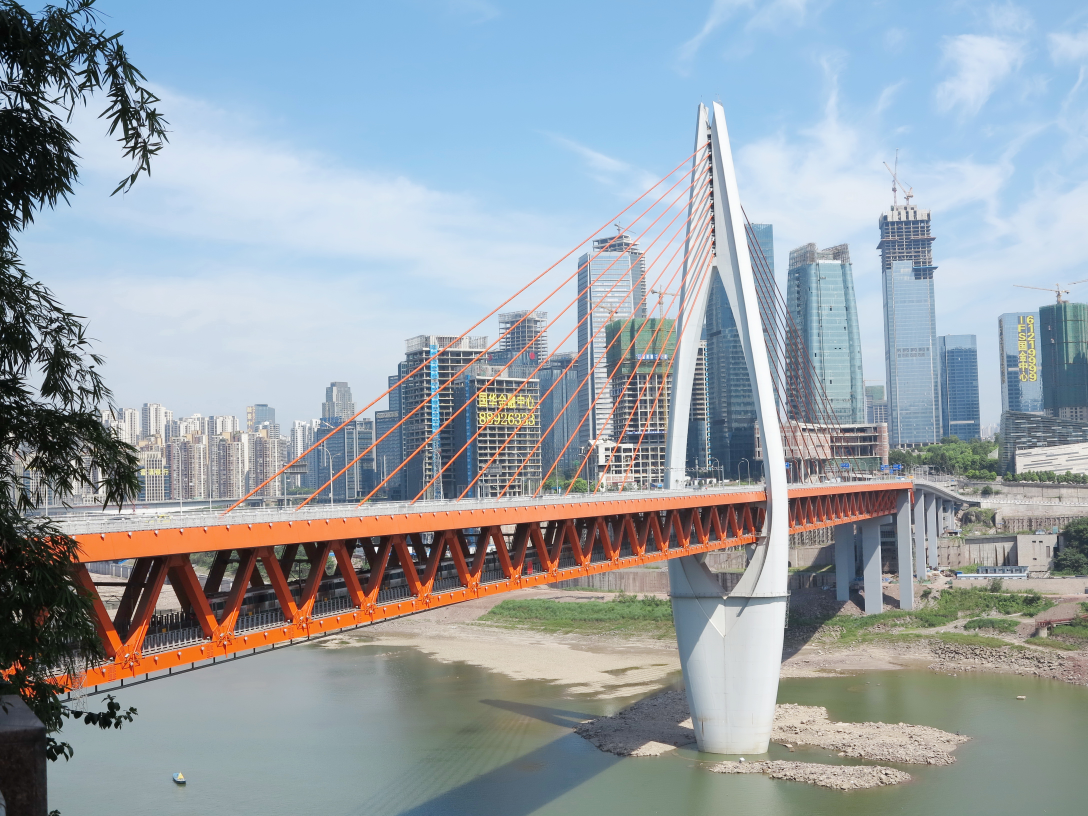
#> input picture img/Glabb-wikimedia-重庆_江北-cc3-by-sa.jpg, 4352 x 3264 px, found by its file name (shown at 1/4 size)
$ python hw1.py
#> lines starting #> are read from the running program, lines starting #| are printed output that depends on the picture
#!/usr/bin/env python3
# Tiger3018 | MIT License
# dataset thanks to https://github.com/davidsonmizael/criminal-gan
# wikimedia thanks to https://commons.wikimedia.org/wiki/File:%E9%87%8D%E5%BA%86_%E6%B1%9F%E5%8C%97.jpg
import cv2
import numpy as np
import os, sys

import traceback

configA = {
    "debug": True,
    "dimension": 35
}


def externGuiProvider(colorSpace):
    '''
    This function will be served as hw1 example.

    - See https://stackoverflow.com/questions/15221476/show-multiple-images-in-same-window-with-python-opencv
    '''
    if len(colorSpace) != 4:
        raise TypeError("len(colorSpace) -nq 4.")
    showLine1 = np.concatenate(
        [colorSpace[0], np.repeat(colorSpace[1][:, :, None], 3, 2)], axis=1)
    showLine2 = np.concatenate([colorSpace[1], colorSpace[2]], axis=1)
    showLine2 = np.repeat(showLine2[:, :, None], 3, 2)
    showALL = np.vstack([showLine1, showLine2])
    showALL = cv2.resize(showALL, (1600, 1200))
    cv2.imshow("Open CV & Numpy for multiple grey space method.", showALL)
    cv2.imwrite("hw1.jpg", showALL)
    cv2.waitKey(0)


class colorSpaceMatrix():
    _matrix = None
    _project = None
    space = []
    spaceRGB = []
    spaceHSV = []
    spaceGrey = []
    _spaceBGR = []
    _spaceUTIL = {
    }

    def __init__(self, **kwargs):
        if len(kwargs) != 1:
            raise Exception('Only 1 named argument required.')
        key, spaceValue = list(kwargs.items())[0]
        if key == 'BGR':
            self._spaceBGR = spaceValue
            self.convertBGR()
            self._convertGreyVary()
        elif key == "RGB":
            self.spaceRGB = spaceValue
            self._convertGreyVary()
        else:
            raise NotImplementedError("This format of space can't be init.")

    # See https://jakevdp.github.io/PythonDataScienceHandbook/02.02-the-basics-of-numpy-arrays.html
    def convertBGR(self):
        # self.spaceRGB = np.dstack([self._spaceBGR[:, :, 3], )
        self.spaceRGB = np.flip(self._spaceBGR, 2)

    def _convertProject(self):
        pass

    def _convertGreyVary(self):
        """
        The default impletion of RGB -> GREY is weighted mean.
        See https://docs.opencv.org/4.5.3/de/d25/imgproc_color_conversions.html
        """
        self.spaceGrey = np.average(self.spaceRGB, 2, [0.299, 0.578, 0.114]).astype(
            np.uint8)  # more config on uint8
        self._spaceUTIL["GREY-M"] = np.mean(self.spaceRGB, 2).astype(np.uint8)
        self._spaceUTIL["GREY-A"] = np.amax(self.spaceRGB, 2)
        self.space = [self.spaceRGB, self.spaceGrey,
                      self._spaceUTIL["GREY-M"], self._spaceUTIL["GREY-A"]]
        return

    def getSpaceUTIL(self):
        return


class imagePCA():
    '''
    This class will be served
    '''
    path = ''
    name = ''
    _dimension = 0
    spaceOrigin = []

    def __init__(self, dim, *args):
        _dimension = dim
        if imSpace := self._readSingle(args[0]):
            externGuiProvider([imSpace._spaceBGR, imSpace._spaceUTIL["GREY-A"],
                               imSpace._spaceUTIL["GREY-M"], imSpace.spaceGrey])

    def _readPGM(self, *args):
        self.spaceOrigin = self._readSingle(args[0] + str(args[1]) + ".pgm")
        for i in range(args[1] + 1, args[2] + 1):
            pathNow = args[0] + str(i) + ".pgm"
            self.spaceOrigin = np.hstack(
                [self.spaceOrigin, self._readSingle(pathNow)])
            # if(os.path.exists(pathNow)):
            #     self.spaceOrigin = np.hstack([self.spaceOrigin, self._open(pathNow)])
            # else:
            #     raise FileNotFoundError(pathNow)
        if configA["debug"]:
            print(self.spaceOrigin)

    def _readSingle(self, path):
        # Based on https://zhuanlan.zhihu.com/p/26652435 + https://github.com/Wanggcong/Statistical-Analysis-Method-/blob/master/project3/16337292_%E8%A2%81%E6%B5%A9%E6%89%AC/%E7%BB%9F%E8%AE%A1%E5%88%86%E6%9E%90%E5%AE%9E%E9%AA%8C%E4%B8%89%EF%BC%9APCA%E5%9B%BE%E5%83%8F%E5%8E%8B%E7%BC%A9.md
        # Inspired by https://www.jianshu.com/p/09871c72a143
        try:
            im = cv2.imread(path)  # it also read pgm as BGR
            # imSpace = cv2.cvtColor(im, cv2.COLOR_BGR2GRAY)
            imSpace = colorSpaceMatrix(BGR=im)
            return imSpace
            # [6 lines of commented-out code are left out]
        except Exception as e:
            print('\033[1;31mLoad {} failed. TYPE: {}\033[0m'.format(
                path, type(e)
            ))
            traceback.print_exc()
            return None


def main():
    # imagePCA(35, rgv, 1, 10)
    if len(sys.argv) > 1:
        tmpPath = sys.argv[1]
    else:
        tmpPath = "./img/Glabb-wikimedia-重庆_江北-cc3-by-sa.jpg"
    imagePCA(35, tmpPath)
#> in _readSingle, im is the input picture: shape (3264, 4352, 3); mean B, G, R 169.2, 161.9, 152.2
#> in _convertGreyVary, `self.spaceGrey = np.average(self.spaceRGB, 2, [0.299, 0.578, 0.114]).a..`:
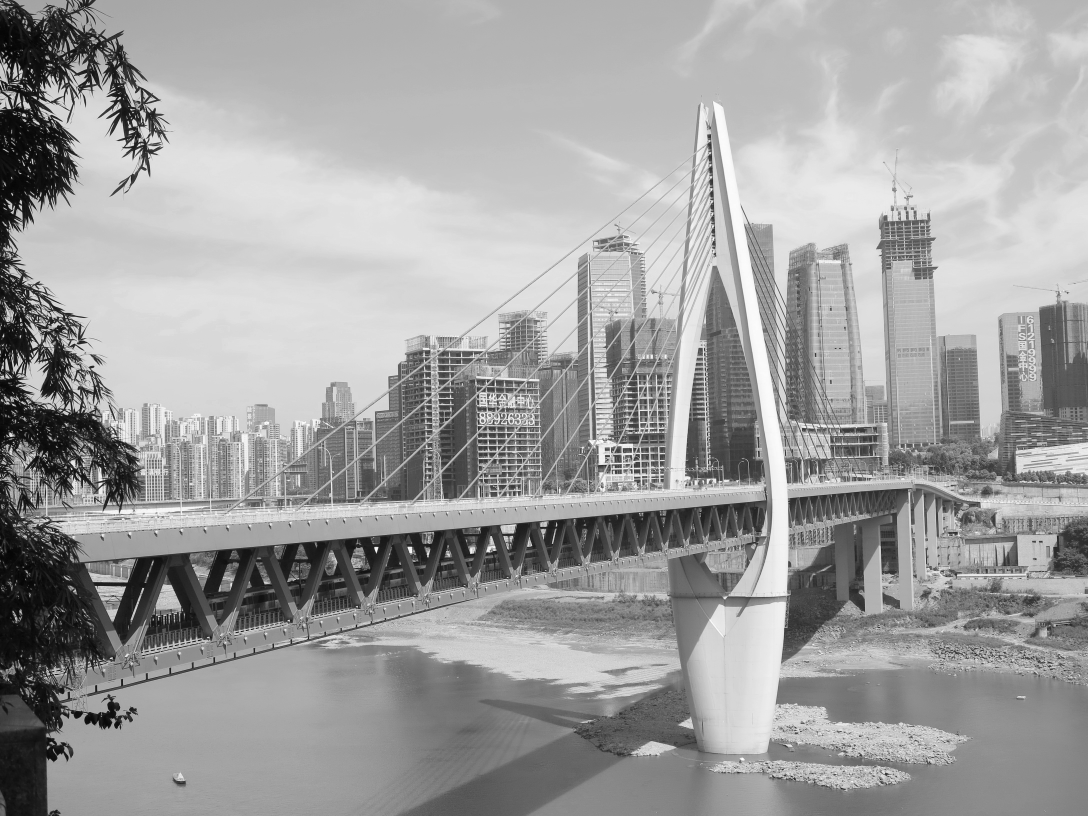
#> self.spaceGrey: shape (3264, 4352) (shown at 1/4 size); min 0, max 255, mean 159.3
#> in externGuiProvider, `showLine1 = np.concatenate( [colorSpace[0], np.repeat(colorSpace[1][:,..`:
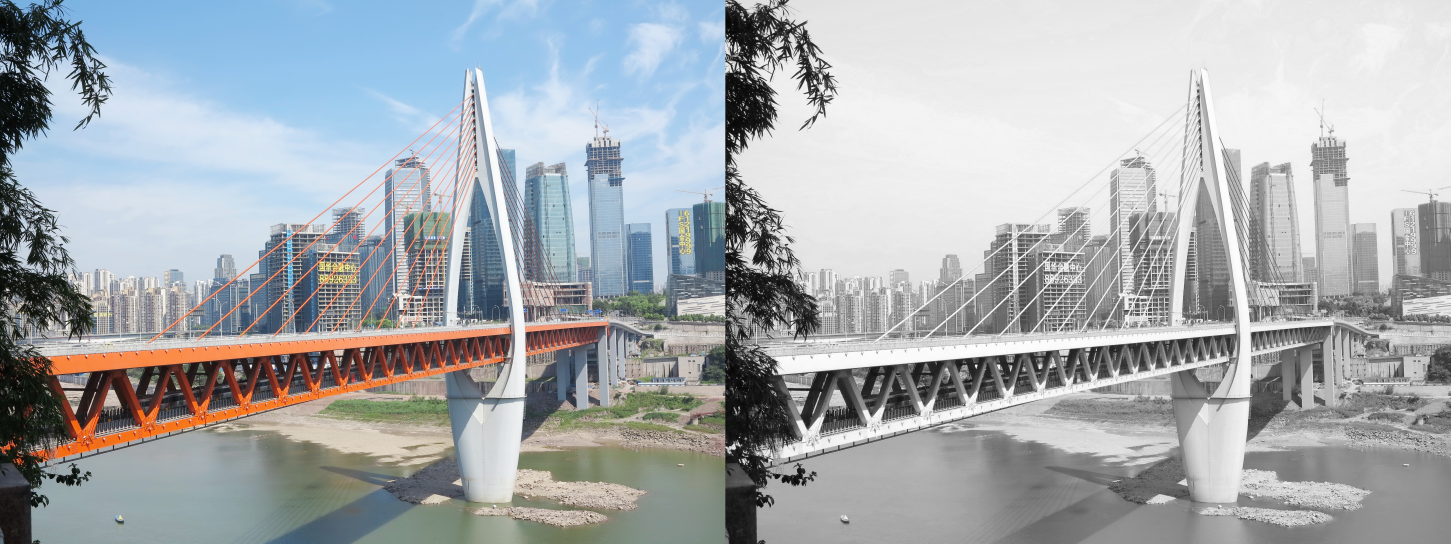
#> showLine1: shape (3264, 8704, 3) (shown at 1/6 size); mean of channels 0, 1, 2 175.2, 171.5, 166.7; drawn as B, G, R
#> in externGuiProvider, `showLine2 = np.concatenate([colorSpace[1], colorSpace[2]], axis=1)`:
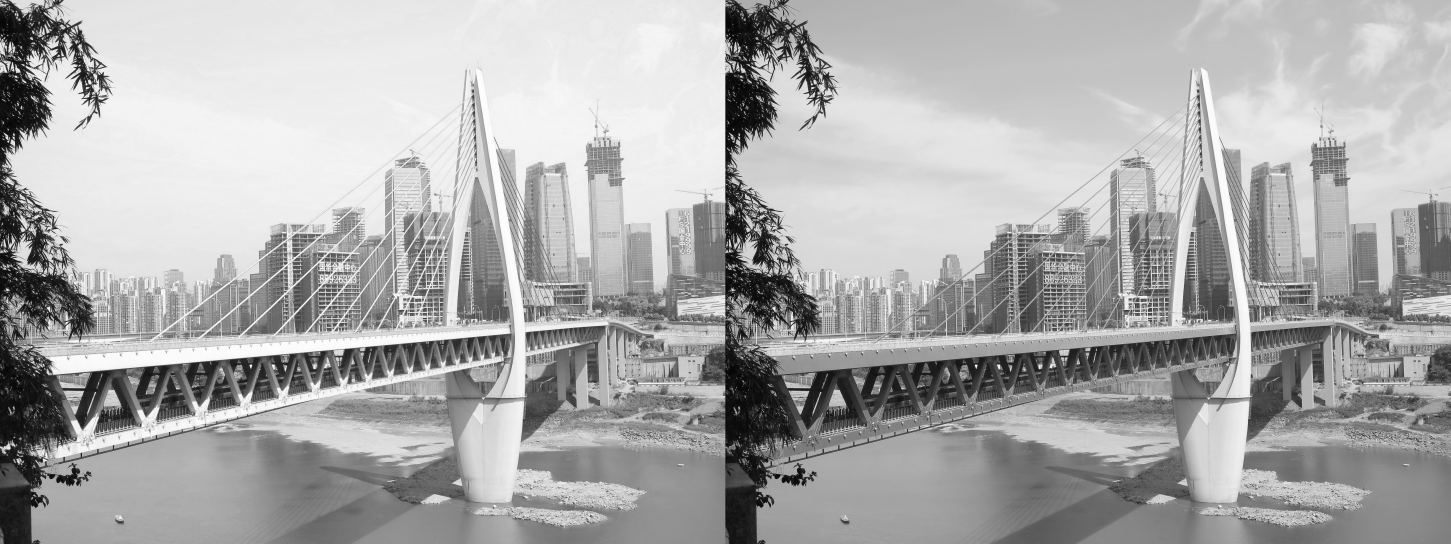
#> showLine2: shape (3264, 8704) (shown at 1/6 size); min 0, max 255, mean 171
#> in externGuiProvider, `showALL = cv2.resize(showALL, (1600, 1200))`:
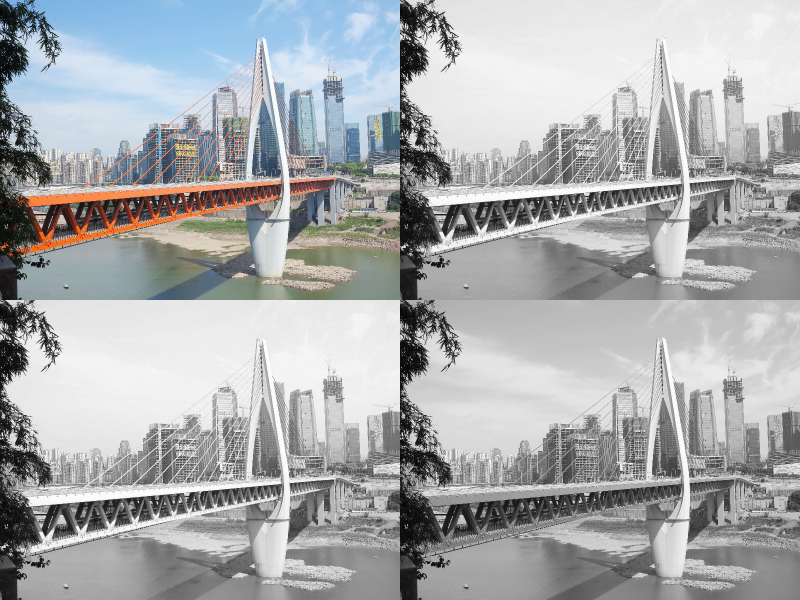
#> showALL: shape (1200, 1600, 3) (shown at 1/2 size); mean of channels 0, 1, 2 173, 171.2, 168.8; drawn as B, G, R


if __name__ == "__main__":
    main()
